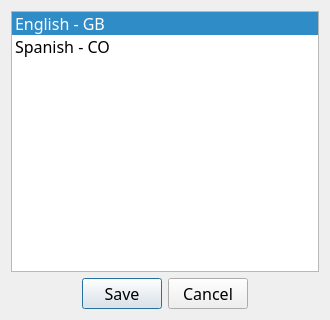
<?xml version="1.0" encoding="UTF-8"?>
<ui version="4.0">
 <class>Lang_Dialog</class>
 <widget class="QDialog" name="Lang_Dialog">
  <property name="geometry">
   <rect>
    <x>0</x>
    <y>0</y>
    <width>330</width>
    <height>320</height>
   </rect>
  </property>
  <property name="minimumSize">
   <size>
    <width>100</width>
    <height>100</height>
   </size>
  </property>
  <property name="maximumSize">
   <size>
    <width>330</width>
    <height>320</height>
   </size>
  </property>
  <property name="font">
   <font>
    <family>Gabriola</family>
    <pointsize>12</pointsize>
   </font>
  </property>
  <property name="windowTitle">
   <string>Select Language</string>
  </property>
  <property name="windowIcon">
   <iconset resource="resources.qrc">
    <normaloff>:/img/logo-pymd-2</normaloff>:/img/logo-pymd-2</iconset>
  </property>
  <property name="layoutDirection">
   <enum>Qt::LayoutDirection::LeftToRight</enum>
  </property>
  <property name="autoFillBackground">
   <bool>false</bool>
  </property>
  <property name="styleSheet">
   <string notr="true"/>
  </property>
  <property name="locale">
   <locale language="English" country="UnitedKingdom"/>
  </property>
  <layout class="QGridLayout" name="dialog_languages_layout">
   <property name="sizeConstraint">
    <enum>QLayout::SizeConstraint::SetDefaultConstraint</enum>
   </property>
   <item row="3" column="0">
    <widget class="QDialogButtonBox" name="dialog_btn">
     <property name="sizePolicy">
      <sizepolicy hsizetype="Preferred" vsizetype="Fixed">
       <horstretch>0</horstretch>
       <verstretch>0</verstretch>
      </sizepolicy>
     </property>
     <property name="orientation">
      <enum>Qt::Orientation::Horizontal</enum>
     </property>
     <property name="standardButtons">
      <set>QDialogButtonBox::StandardButton::Cancel|QDialogButtonBox::StandardButton::Save</set>
     </property>
     <property name="centerButtons">
      <bool>true</bool>
     </property>
    </widget>
   </item>
   <item row="1" column="0">
    <widget class="QListWidget" name="languages">
     <property name="enabled">
      <bool>true</bool>
     </property>
     <property name="sizePolicy">
      <sizepolicy hsizetype="Preferred" vsizetype="Preferred">
       <horstretch>0</horstretch>
       <verstretch>0</verstretch>
      </sizepolicy>
     </property>
     <property name="minimumSize">
      <size>
       <width>0</width>
       <height>0</height>
      </size>
     </property>
     <property name="maximumSize">
      <size>
       <width>16777215</width>
       <height>272</height>
      </size>
     </property>
     <property name="autoFillBackground">
      <bool>false</bool>
     </property>
     <property name="styleSheet">
      <string notr="true">QDialog &gt; QListWidget{
background-image: url(:/img/logo-pymd-2.2);
background-position: center;
background-repeat: no-repeat;
background-attachment: fixed;}</string>
     </property>
     <property name="editTriggers">
      <set>QAbstractItemView::EditTrigger::DoubleClicked|QAbstractItemView::EditTrigger::EditKeyPressed</set>
     </property>
     <property name="tabKeyNavigation">
      <bool>true</bool>
     </property>
     <property name="defaultDropAction">
      <enum>Qt::DropAction::CopyAction</enum>
     </property>
     <property name="textElideMode">
      <enum>Qt::TextElideMode::ElideLeft</enum>
     </property>
     <property name="movement">
      <enum>QListView::Movement::Static</enum>
     </property>
     <property name="flow">
      <enum>QListView::Flow::TopToBottom</enum>
     </property>
     <property name="viewMode">
      <enum>QListView::ViewMode::ListMode</enum>
     </property>
     <property name="uniformItemSizes">
      <bool>false</bool>
     </property>
     <property name="currentRow">
      <number>0</number>
     </property>
     <property name="sortingEnabled">
      <bool>true</bool>
     </property>
     <item>
      <property name="text">
       <string>English - GB</string>
      </property>
      <property name="toolTip">
       <string notr="true">en_GB</string>
      </property>
      <property name="font">
       <font>
        <family>Gabriola</family>
        <pointsize>12</pointsize>
       </font>
      </property>
      <property name="icon">
       <iconset resource="resources.qrc">
        <normaloff>:/flags/en_GB.svg</normaloff>:/flags/en_GB.svg</iconset>
      </property>
     </item>
     <item>
      <property name="text">
       <string>Spanish - CO</string>
      </property>
      <property name="toolTip">
       <string notr="true">es_CO</string>
      </property>
      <property name="font">
       <font>
        <family>Gabriola</family>
        <pointsize>12</pointsize>
       </font>
      </property>
      <property name="icon">
       <iconset resource="resources.qrc">
        <normaloff>:/flags/es_CO.svg</normaloff>:/flags/es_CO.svg</iconset>
      </property>
     </item>
    </widget>
   </item>
  </layout>
 </widget>
 <resources>
  <include location="resources.qrc"/>
 </resources>
 <connections>
  <connection>
   <sender>dialog_btn</sender>
   <signal>accepted()</signal>
   <receiver>Lang_Dialog</receiver>
   <slot>accept()</slot>
   <hints>
    <hint type="sourcelabel">
     <x>248</x>
     <y>254</y>
    </hint>
    <hint type="destinationlabel">
     <x>157</x>
     <y>274</y>
    </hint>
   </hints>
  </connection>
  <connection>
   <sender>dialog_btn</sender>
   <signal>rejected()</signal>
   <receiver>Lang_Dialog</receiver>
   <slot>reject()</slot>
   <hints>
    <hint type="sourcelabel">
     <x>316</x>
     <y>260</y>
    </hint>
    <hint type="destinationlabel">
     <x>286</x>
     <y>274</y>
    </hint>
   </hints>
  </connection>
 </connections>
</ui>
